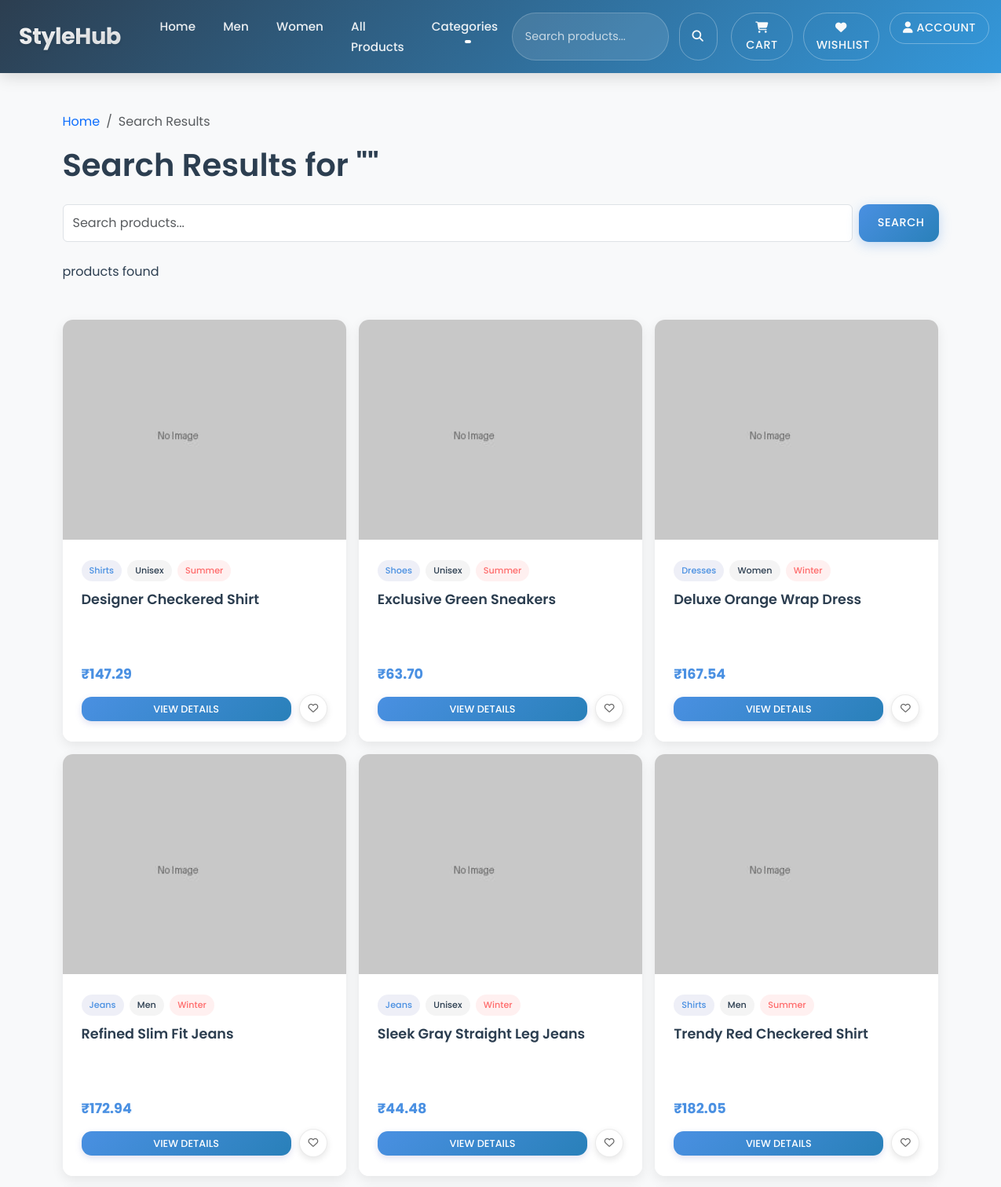
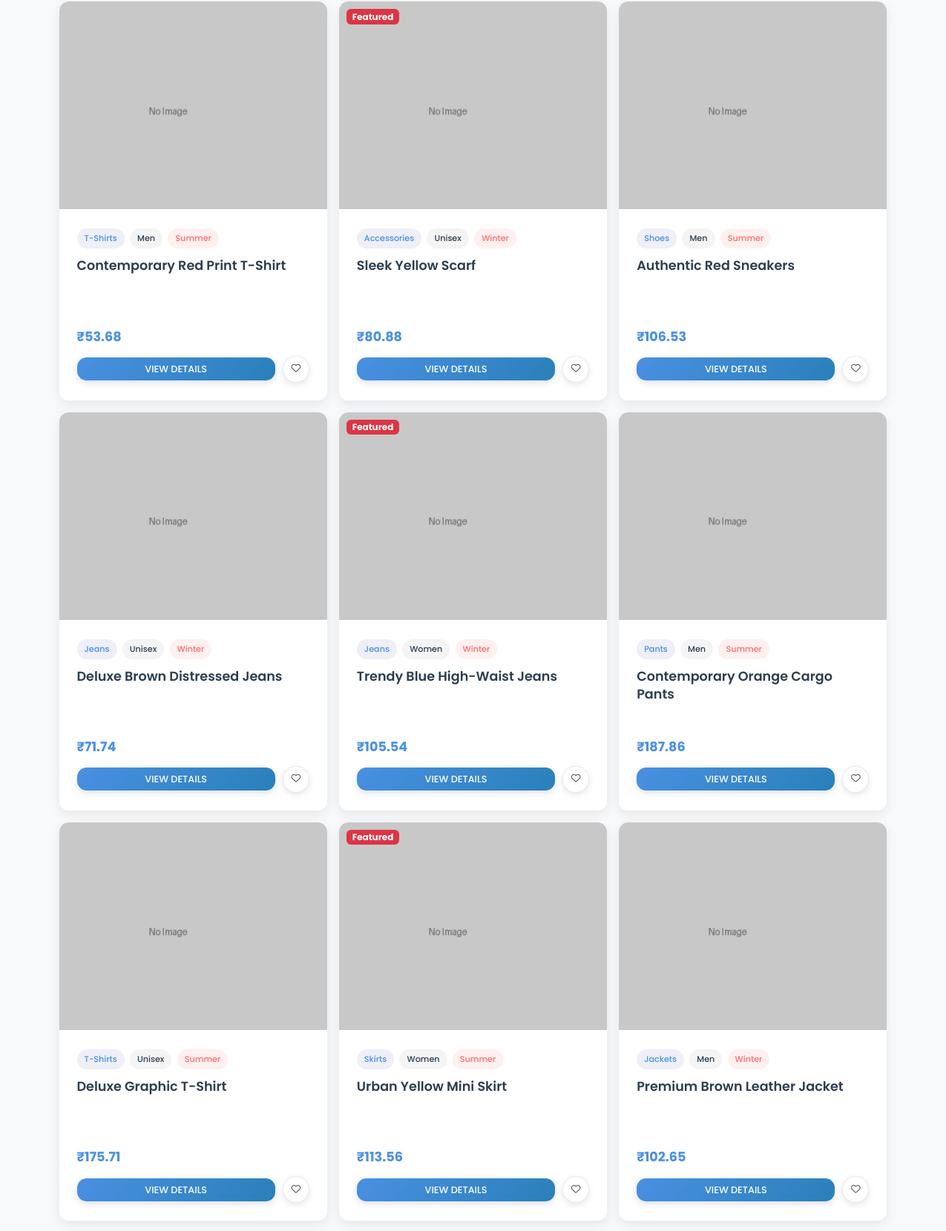
The app's page /search/ (upper part) with its own data (2 pictures, top to bottom).
### store/models.py (models this page shows, shortened)
class Product(models.Model):
    GENDER_CHOICES = (
        ('men', 'Men'),
        ('women', 'Women'),
        ('unisex', 'Unisex'),
    )
    COLLECTION_CHOICES = (
        ('summer', 'Summer'),
        ('winter', 'Winter'),
    )
    category = models.ForeignKey(Category, on_delete=models.CASCADE, related_name='products')
    name = models.CharField(max_length=200)
    description = models.TextField()
    price = models.DecimalField(max_digits=10, decimal_places=2)
    image = models.ImageField(upload_to='products/', blank=True)
    gender = models.CharField(max_length=6, choices=GENDER_CHOICES)
    collection = models.CharField(max_length=6, choices=COLLECTION_CHOICES, default='summer')
    in_stock = models.BooleanField(default=True)
    is_featured = models.BooleanField(default=False)
    created = models.DateTimeField(auto_now_add=True)
    updated = models.DateTimeField(auto_now=True)
    class Meta:
        ordering = ['-created']
    def get_absolute_url(self):
        return reverse('store:product_detail', args=[self.id])

class Category(models.Model):
    name = models.CharField(max_length=100)
    slug = models.SlugField(max_length=100, unique=True)
    class Meta:
        verbose_name_plural = 'Categories'
    def get_absolute_url(self):
        return reverse('store:category', args=[self.slug])

### store/views.py (the view)
# urls.py: path('search/', views.search_products, name='search_products'),
def search_products(request):
    query = request.GET.get('q', '')
    products = Product.objects.filter(
        Q(name__icontains=query) |
        Q(description__icontains=query) |
        Q(category__name__icontains=query)
    ).distinct()
    context = {
        'products': products,
        'query': query,
        'categories': Category.objects.all(),
    }
    return render(request, 'store/search_results.html', context)

### templates/store/search_results.html (shortened to what this page needs)
{% extends 'base.html' %}
{% load static %}
{% block content %}
<div class="container py-5">
    <div class="mb-5">
        <nav aria-label="breadcrumb">
            <ol class="breadcrumb">
                <li class="breadcrumb-item"><a href="{% url 'store:home' %}">Home</a></li>
                <li class="breadcrumb-item active" aria-current="page">Search Results</li>
            </ol>
        </nav>
        <h1 class="mb-4">Search Results for "{{ search_query }}"</h1>
        <div class="mb-4">
            <form action="{% url 'store:search_products' %}" method="GET" class="d-flex">
                <input type="text" name="q" value="{{ search_query }}" class="form-control me-2" placeholder="Search products..." aria-label="Search">
                <button class="btn btn-primary" type="submit">Search</button>
            </form>
        </div>
        {% if products %}
            <p>{{ products.paginator.count }} product{% if products.paginator.count != 1 %}s{% endif %} found</p>
        {% endif %}
    </div>
    {% if products %}
    <div class="row g-3">
        {% for product in products %}
            <div class="col-6 col-md-4 col-lg-4">
                <div class="card product-card h-100">
                    <a href="{{ product.get_absolute_url }}" class="position-relative">
                        {% if product.image %}
                        <img src="{{ product.image.url }}" class="card-img-top" alt="{{ product.name }}">
                        {% else %}
                        <img src="{% static 'images/no-image.jpg' %}" class="card-img-top" alt="{{ product.name }}">
                        {% endif %}
                        {% if product.is_featured %}
                        <span class="badge bg-danger" style="position: absolute; top: 10px; left: 10px; z-index: 5;">Featured</span>
                        {% endif %}
                    </a>
                    <div class="card-body d-flex flex-column">
                        <div>
                            <div class="mb-2">
                                <span class="category-badge">{{ product.category.name }}</span>
                                <span class="gender-badge">{{ product.get_gender_display }}</span>
                                {% if product.collection %}
                                <span class="collection-badge">{{ product.get_collection_display }}</span>
                                {% endif %}
                            </div>
                            <h5 class="card-title">{{ product.name }}</h5>
                        </div>
                        <div class="mt-auto">
                            <p class="price">₹{{ product.price }}</p>
                            <div class="action-buttons">
                                <a href="{{ product.get_absolute_url }}" class="btn btn-primary btn-sm action-button">View Details</a>
                                <a href="{% url 'store:add_to_wishlist' product.id %}" class="action-button wishlist-button" title="Add to Wishlist">
                                    <i class="far fa-heart"></i>
                                </a>
                            </div>
                        </div>
                    </div>
                </div>
            </div>
        {% endfor %}
    </div>
    {% endif %}
</div>
{% endblock %}

### static/css/style.css (style rules this page uses)
:root { --primary-color: #4a90e2; --secondary-color: #ff6b6b; --accent-color: #2ecc71; --dark-color: #2c3e50; --light-color: #f8f9fa; --success-color: #2ecc71; --border-radius: 0.8rem; --box-shadow: 0 10px 30px rgba(0, 0, 0, 0.1); --transition: all 0.3s cubic-bezier(0.4, 0, 0.2, 1); --font-primary: 'Poppins', sans-serif; --font-heading: 'Poppins', sans-serif; }
body { font-family: var(--font-primary); line-height: 1.7; color: var(--dark-color); background-color: var(--light-color); min-height: 100vh; display: flex; flex-direction: column; overflow-x: hidden; }
h1, h2, h3, h4, h5, h6 { font-family: var(--font-heading); font-weight: 600; line-height: 1.3; }
a { text-decoration: none; transition: var(--transition); }
.card { border-radius: var(--border-radius); box-shadow: var(--box-shadow); border: none; transition: var(--transition); overflow: hidden; background: #ffffff; }
.product-card { transition: var(--transition); height: 100%; background: #fff; border-radius: var(--border-radius); overflow: hidden; position: relative; display: flex; flex-direction: column; box-shadow: 0 5px 15px rgba(0,0,0,0.08); border: none !important; margin-bottom: 25px; }
.product-card .position-relative { overflow: hidden; width: 100%; display: block; }
.product-card .card-img-top { height: 280px; object-fit: cover; transition: var(--transition); width: 100%; }
.product-card .card-body { padding: 1.5rem; background: #fff; transition: var(--transition); flex: 1; display: flex; flex-direction: column; }
.product-card .card-title { font-weight: 600; font-size: 1.1rem; margin-bottom: 0.8rem; transition: var(--transition); overflow: hidden; text-overflow: ellipsis; display: -webkit-box; -webkit-line-clamp: 2; line-clamp: 2; -webkit-box-orient: vertical; line-height: 1.4; height: 2.7em; color: var(--dark-color); }
.product-card .badge { position: absolute !important; z-index: 5; }
.product-card .category-badge, .product-card .gender-badge, .product-card .collection-badge { display: inline-block; padding: 4px 10px; margin-right: 3px; margin-bottom: 3px; border-radius: 20px; font-size: 0.7rem; font-weight: 500; transition: var(--transition); }
.category-badge { background-color: rgba(93, 100, 179, 0.1); color: var(--primary-color); }
.gender-badge { background-color: rgba(45, 52, 54, 0.05); color: var(--dark-color); }
.collection-badge { background-color: rgba(255, 107, 107, 0.1); color: var(--secondary-color); }
.product-card .action-buttons { display: flex; gap: 10px; margin-top: 10px; width: 100%; align-items: center; justify-content: space-between; }
.product-card .action-button { transition: var(--transition); white-space: nowrap; letter-spacing: normal; font-size: 0.8rem; padding: 0.375rem 0.75rem; }
.product-card .action-button.btn-primary { flex-grow: 1; width: auto; box-shadow: 0 3px 8px rgba(93, 100, 179, 0.2); }
.product-card .action-button.wishlist-button { width: 36px; height: 36px; min-width: 36px; border-radius: 50%; background-color: white; display: flex; align-items: center; justify-content: center; box-shadow: 0 3px 8px rgba(0,0,0,0.1); color: #666; border: 1px solid rgba(0,0,0,0.08); padding: 0; }
.price { font-weight: 700; color: var(--primary-color); font-size: 1.1rem; margin-bottom: 0.5rem !important; margin-top: 0.5rem !important; display: block; }
.btn { padding: 0.8rem 1.5rem; font-weight: 500; border-radius: var(--border-radius); transition: var(--transition); position: relative; overflow: hidden; z-index: 1; border: none; text-transform: uppercase; letter-spacing: 0.5px; font-size: 0.9rem; }
.btn::after { content: ''; position: absolute; bottom: 0; left: 0; width: 100%; height: 100%; background-color: rgba(255, 255, 255, 0.1); transform: scaleX(0); transform-origin: right; transition: transform 0.3s ease; z-index: -1; }
.btn-primary { background: linear-gradient(135deg, var(--primary-color), #2980b9); color: #fff; box-shadow: 0 4px 15px rgba(74, 144, 226, 0.3); }

### records on screen
Product: category.name "Shirts", gender "Unisex", collection "Summer", name "Designer Checkered Shirt", price "147.29"
Product: category.name "Shoes", gender "Unisex", collection "Summer", name "Exclusive Green Sneakers", price "63.70"
Product: category.name "Dresses", gender "Women", collection "Winter", name "Deluxe Orange Wrap Dress", price "167.54"
Product: category.name "Jeans", gender "Men", collection "Winter", name "Refined Slim Fit Jeans", price "172.94"
Product: category.name "Jeans", gender "Unisex", collection "Winter", name "Sleek Gray Straight Leg Jeans", price "44.48"
Product: category.name "Shirts", gender "Men", collection "Summer", name "Trendy Red Checkered Shirt", price "182.05"
Product: category.name "T-Shirts", gender "Men", collection "Summer", name "Contemporary Red Print T-Shirt", price "53.68"
Product: is_featured "Featured", category.name "Accessories", gender "Unisex", collection "Winter", name "Sleek Yellow Scarf", price "80.88"
Product: category.name "Shoes", gender "Men", collection "Summer", name "Authentic Red Sneakers", price "106.53"
Product: category.name "Jeans", gender "Unisex", collection "Winter", name "Deluxe Brown Distressed Jeans", price "71.74"
Product: is_featured "Featured", category.name "Jeans", gender "Women", collection "Winter", name "Trendy Blue High-Waist Jeans", price "105.54"
Product: category.name "Pants", gender "Men", collection "Summer", name "Contemporary Orange Cargo Pants", price "187.86"
Product: category.name "T-Shirts", gender "Unisex", collection "Summer", name "Deluxe Graphic T-Shirt", price "175.71"
Product: is_featured "Featured", category.name "Skirts", gender "Women", collection "Summer", name "Urban Yellow Mini Skirt", price "113.56"
Product: category.name "Jackets", gender "Men", collection "Winter", name "Premium Brown Leather Jacket", price "102.65"
